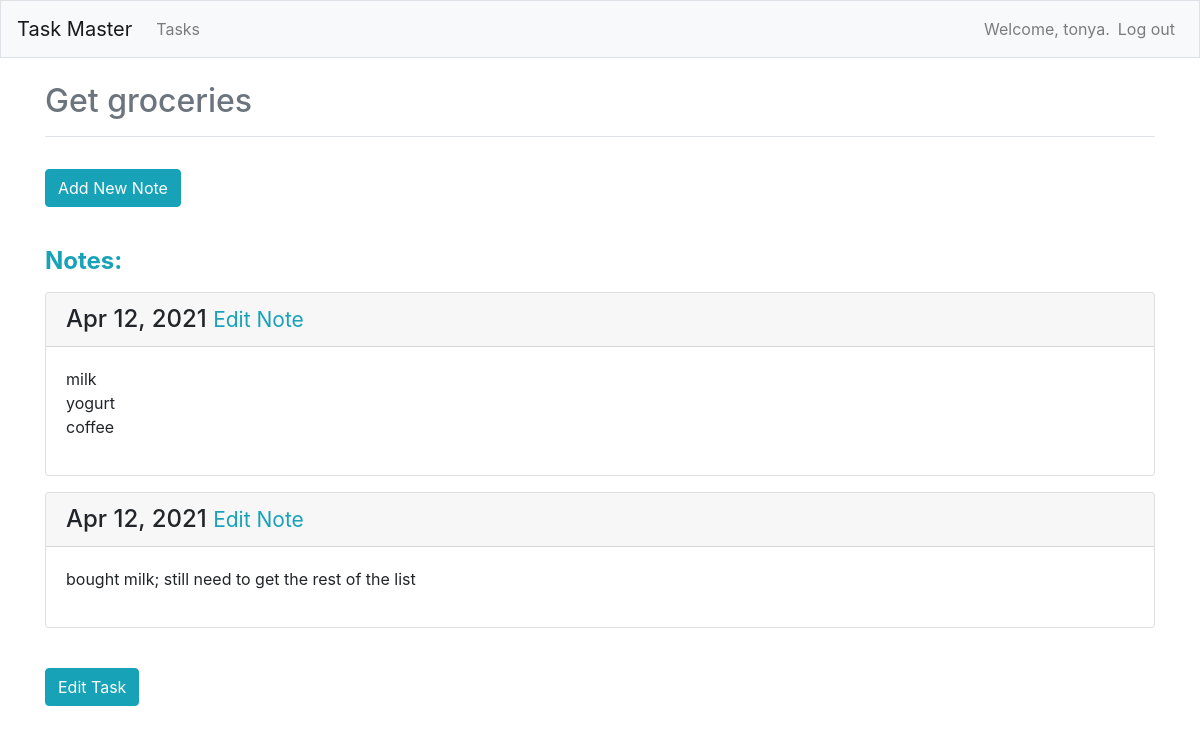
The page /tasks/2/ (signed in) on the database its author committed.
### task_masters/models.py (models this page shows, shortened)
class Task(models.Model):
    name = models.CharField(max_length=300)
    priority = models.CharField(max_length=1)
    due_date = models.DateField(null=True)
    completed = models.BooleanField(default=False)
    date_completed = models.DateField(null=True)
    owner = models.ForeignKey(User, on_delete=models.CASCADE)
    def __str__(self):
        return self.name

class Note(models.Model):
    task = models.ForeignKey(Task, on_delete=models.CASCADE)
    text = models.TextField()
    date_added = models.DateField(auto_now_add=True)
    class Meta:
        verbose_name_plural = 'notes'

### task_masters/views.py (the view)
# urls.py: path('tasks/<int:task_id>/', views.task, name='task'),
@login_required
def task(request, task_id):
    task = Task.objects.get(id=task_id)
    if task.owner != request.user:
        raise Http404
    notes = task.note_set.order_by('-date_added')
    context = {'task': task, 'notes': notes}
    return render(request, 'task_masters/task.html', context)

### task_masters/templates/task_masters/task.html
{% extends "task_masters/base.html" %}
{% load bootstrap4 %}
{% block page_header %}
    <h2 class="text-muted">{{ task }}</h2>
{% endblock page_header %}
{% block content %}
    <br>
    <p>
        <a href="{% url 'task_masters:new_note' task.id %}" class="btn btn-info">Add New Note</a>
    </p>
    <br>
    <h4 class="text-info">
        <p class="font-weight-bold">Notes:</p>
    </h4>
    {% for note in notes %}
        <div class="card mb-3">
            <h4 class="card-header">
                {{ note.date_added|date:'M d, Y' }}
                <small><a href="{% url 'task_masters:edit_note' note.id %}" class="text-info">
                    Edit Note</a> </small>
            </h4>
            <div class="card-body">
                {{ note.text|linebreaks }}
            </div>
        </div>
    {% empty %}
        <p class="text-info">There are not any notes for this task yet.</p>
    {% endfor %}
    <br>
    {% if task.completed != True %}
        <a href="{% url 'task_masters:edit_task' task.id %}" class="btn btn-info">Edit Task</a>
    {% endif %}
{% endblock content %}

### task_masters/templates/task_masters/base.html (shortened to what this page needs)
{% load bootstrap4 %}
<!doctype html>
<html lang="en">
<head>
    {% bootstrap_css %}
</head>
<body>
    <nav class="navbar navbar-expand-md navbar-light bg-light mb-4 border">
        <a class="navbar-brand" href="{% url 'task_masters:index' %}">Task Master</a>
        <div class="collapse navbar-collapse" id="navbarCollapse">
            <ul class="navbar-nav mr-auto">
                <li class="nav-item">
                    <a class="nav-link" href="{% url 'task_masters:tasks' %}">Tasks</a>
                </li>
            </ul>
            <ul class="navbar-nav ml-auto">
                {% if user.is_authenticated %}
                    <li class="nav-item">
                        <span class="navbar-text">Welcome, {{ user.username }}.</span>
                    </li>
                    <li class="nav-item">
                        <a class="nav-link" href="{% url 'users:logout' %}">Log out</a>
                    </li>
                {% endif %}
            </ul>
        </div>
    </nav>
    <main role="main" class="container">
        <div class="pb-2 mb-2 border-bottom">
            {% block page_header %}{% endblock page_header %}
        </div>
        <div>
            {% block content %}{% endblock content %}
        </div>
    </main>
</body>
</html>

### rows shown on the page
Task: name "Get groceries"
Note: date_added "Apr 12, 2021", text "milk yogurt coffee"
Note: date_added "Apr 12, 2021", text "bought milk; still need to get the rest of the list"

### other values the page prints
{{ user.username }} "tonya"
